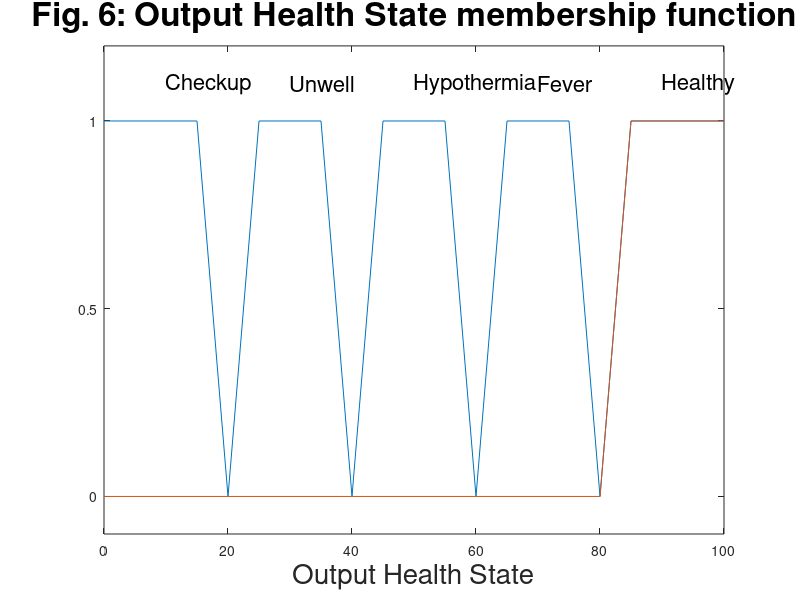

Here is the MATLAB script that generated this plot:
# Fig 6
x = (0:5:100);
y = [1,1,1,1,0,1,1,1,0,1,1,1,0,1,1,1,0,1,1,1,1];
y1 = [0,0,0,0,0,0,0,0,0,0,0,0,0,0,0,0,0,1,1,1,1];

figure;
plot( x,  y, x,  y1)

title ("Fig. 6: Output Health State membership function", "FontSize", 24 );
xlabel ("Output Health State", "FontSize", 20 );
        
ylim([-0.1  1.2]);
xlim([0    100]);
yticks([0,0.5,1]);

text (10, 1.1,  "Checkup",      "FontSize", 16);
text (30, 1.1,  "Unwell",       "FontSize", 16);
text (50, 1.1,  "Hypothermia",  "FontSize", 16);
text (70, 1.1,  "Fever",        "FontSize", 16);
text (90, 1.1,  "Healthy",      "FontSize", 16);
